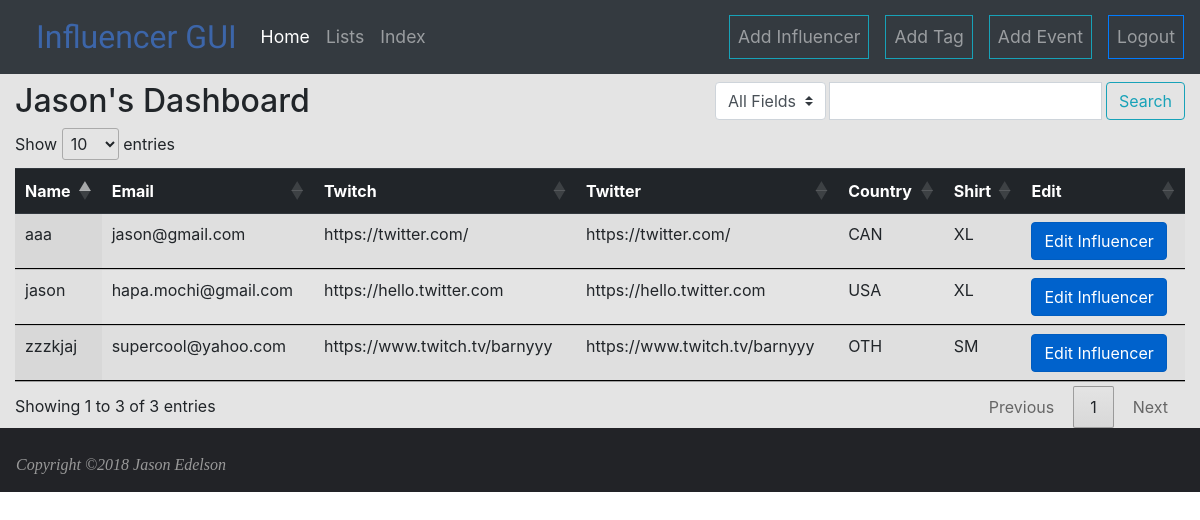
The app's page / (signed in) with its own data.
### mainApp/models.py (models this page shows, shortened)
class Influencer(models.Model):
    XSMALL = 'XS'
    SMALL = 'SM'
    MEDIUM = 'MD'
    LARGE = 'LG'
    XLARGE = 'XL'
    XXLARGE = '2X'
    XXXLARGE = '3X'
    XXXXLARGE = '4X'
    XXXXXLARGE = '5X'
    SHIRT_SIZE_CHOICES = (
        (XSMALL, 'X Small'),
        (SMALL, 'Small'),
        (MEDIUM, 'Medium'),
        (LARGE, 'Large'),
        (XLARGE, 'X Large'),
        (XXLARGE, '2X Large'),
        (XXXLARGE, '3X Large'),
        (XXXXLARGE, '4X Large'),
        (XXXXXLARGE, '5X Large'),
    )
    US = 'USA'
    CANADA = 'CAN'
    SAMERICA = 'SAM'
    UK = 'UNK'
    FRANCE= 'FRA'
    ASIA= 'ASN'
    OTHEREURO = 'OEU'
    OTHER = 'OTH'
    COUNTRY_CHOICES = (
        (US, 'United States'),
        (CANADA, 'Canada'),
        (UK, 'United Kingdom'),
        (SAMERICA, 'South America'),
        (FRANCE, 'France'),
        (ASIA, 'Asia'),
        (OTHEREURO, 'Europe'),
        (OTHER, 'Other'),
    )
    user = models.ForeignKey(User,on_delete=models.CASCADE,)
    id = models.UUIDField(primary_key=True, default=uuid.uuid4, editable=False)
    created_at = models.DateTimeField(auto_now_add=True)
    updated_at = models.DateTimeField(auto_now=True)
    influencer_name = models.CharField(max_length=50)
    email = models.EmailField(blank = True)
    mailing_address = models.TextField(blank = True)
    phone = models.CharField(max_length=20,blank = True)
    shirt = models.CharField(
        max_length=2,
        choices = SHIRT_SIZE_CHOICES,
        default = XLARGE,
        blank = True,
    )
    country = models.CharField(
        max_length=3,
        choices = COUNTRY_CHOICES,
        blank = True,
        default=US
        )
    twitter = models.URLField(blank = True,)
    youtube = models.URLField(blank = True,)
    twitch = models.URLField(blank = True,)
    notes = models.TextField(blank = True,)
    tags = models.ManyToManyField(Tags,blank=True)
    events = models.ManyToManyField(Events,blank=True)
    def get_absolute_url(self):
        return reverse('influencer-update', kwargs={'pk': self.id})
    class Meta:
        ordering = ('influencer_name',)

### mainApp/views.py (the view)
# urls.py: path('', views.index, name='index'),
def index(request):
    username = None
    if request.user.is_authenticated:
        username = request.user
        userid = request.user.id
        all_influencers = Influencer.objects.filter(user = userid)
    Name =[]
    Email =[]
    Twitch =[]
    Twitter =[]
    Country =[]
    Shirt =[]
    Edit =[]
    Last_Updated =[]
    Mailing_Address =[]
    Phone =[]
    Youtube =[]
    tags =[]
    events =[]
    influencer = []
    try:
        for number in range(len(all_influencers)):
            Name.append(all_influencers[number].influencer_name)
            Email.append(all_influencers[number].email)
            Twitch.append(all_influencers[number].twitch)
            Twitter.append(all_influencers[number].twitter)
            Country.append(all_influencers[number].country)
            Shirt.append(all_influencers[number].shirt)
            influencer.append(all_influencers[number])
            timestamp = all_influencers[number].updated_at
            timestamp = timestamp.strftime("%Y-%m-%d %H:%M:%S")
            Last_Updated.append(timestamp)
            Mailing_Address.append(all_influencers[number].mailing_address)
            Phone.append(all_influencers[number].phone)
            Youtube.append(all_influencers[number].youtube)
            hold = ""
            i_tags = all_influencers[number].tags.all()
            for item in i_tags:
                hold += item.tag_name + ', '
            hold = hold[:-2]
            tags.append(hold)
            hold = ""
            e_tags = all_influencers[number].events.all()
            for item in e_tags:
                hold += item.event_name + ', '
            hold = hold[:-2]
            events.append(hold)
    except:
        Name.append('Error')
        Email.append('Error')
        Twitch.append('Error')
        Twitter.append('Error')
        Country.append('Error')
        Shirt.append('Error')
        Last_Updated.append('Error')
        Mailing_Address.append('Error')
        Phone.append('Error')
        Youtube.append('Error')
        tags.append('Error')
        events.append('Error')
        influencer = 'Error'
    zipped = zip(
        Name,
        Email,
        Twitch,
        Twitter,
        Country,
        Shirt,
        influencer,
        Last_Updated,
        Mailing_Address,
        Phone,
        Youtube,
        tags,
        events,
        )
    return render(
        request,
        './index.html',
        context={'info':zipped}
    )

### mainApp/templates/index.html (shortened to what this page needs)
{% extends 'base.html' %}
{%block body%}
  <div class="container-fluid pt-2">
      {% if user.is_authenticated %}
          <div class="row search-row ">
            <div class="col-7 main-content">
              <h2>{{ user.get_username|title }}'s Dashboard </h2>
            </div>
            <div class="col-5 ">
              <div class="input-group">
                <div class="input-group-prepend">
                  <select class="custom-select" id="inputGroupSelect01">
                    <option selected value="0">All Fields</option>
                  </select>
                </div>
                <input type="text" id="myInputTextField" class="form-control mr-sm-1 ml-sm-1" aria-label="Text input with dropdown button">
                <button class="btn btn-outline-info my-2 my-sm-0" type="submit">Search</button>
              </div>
            </div>
          </div>
      <div class="data-table">
        <table id="myTable" class='influencer-table mt-2 table table-hover display'>
          <thead class="thead-dark">
              <tr>
                  <th scope="col">Name</th>
                  <th scope="col">Email</th>
                  <th scope="col">Twitch</th>
                  <th scope="col">Twitter</th>
                  <th scope="col">Country</th>
                  <th scope="col">Shirt</th>
                  <th scope="col">Edit</th>
              </tr>
          </thead>
          <tbody>
          {% for a,b,c,d,e,f,g,h,i,j,k,l,m in info %}
              <tr>
                  <td class="text" scope="row">{{ a }}</td>
                  <td class="text">{{ b }}</td>
                  <td class="text">{{ c }}</td>
                  <td class="numb">{{ d }}</td>
                  <td class="numb">{{ e }}</td>
                  <td class="text">{{ f }}</td>
                  <td><a href="{{g.get_absolute_url}}" class="btn btn-primary active" role="button" aria-pressed="true">Edit Influencer</a></td>
              </tr>
          {% endfor %}
          </tbody>
      </table>
      </div>
      {% else %}
          <h1 class="d-block text-center mt-4">Please Login</h1>
      {% endif %}
  </div>
{%endblock%}

### InfluencerGUI/static/css/style.css (style rules this page uses)
html, body { height: 100%; }
.influencer-table { margin: auto; }
.influencer-table th, td { border-bottom: 1px solid black; }
.numb { mso-number-format:General; }
.text { mso-number-format:"\@"; }

### records on screen
Influencer: influencer_name "aaa", email "jason@gmail.com", twitch "https://twitter.com/", twitter "https://twitter.com/", country "CAN", shirt "XL"
Influencer: influencer_name "jason", email "hapa.mochi@gmail.com", twitch "https://hello.twitter.com", twitter "https://hello.twitter.com", country "USA", shirt "XL"
Influencer: influencer_name "zzzkjaj", email "supercool@yahoo.com", twitch "https://www.twitch.tv/barnyyy", twitter "https://www.twitch.tv/barnyyy", country "OTH", shirt "SM"

### other values on screen
{{ user.get_username|title }} "Jason"
